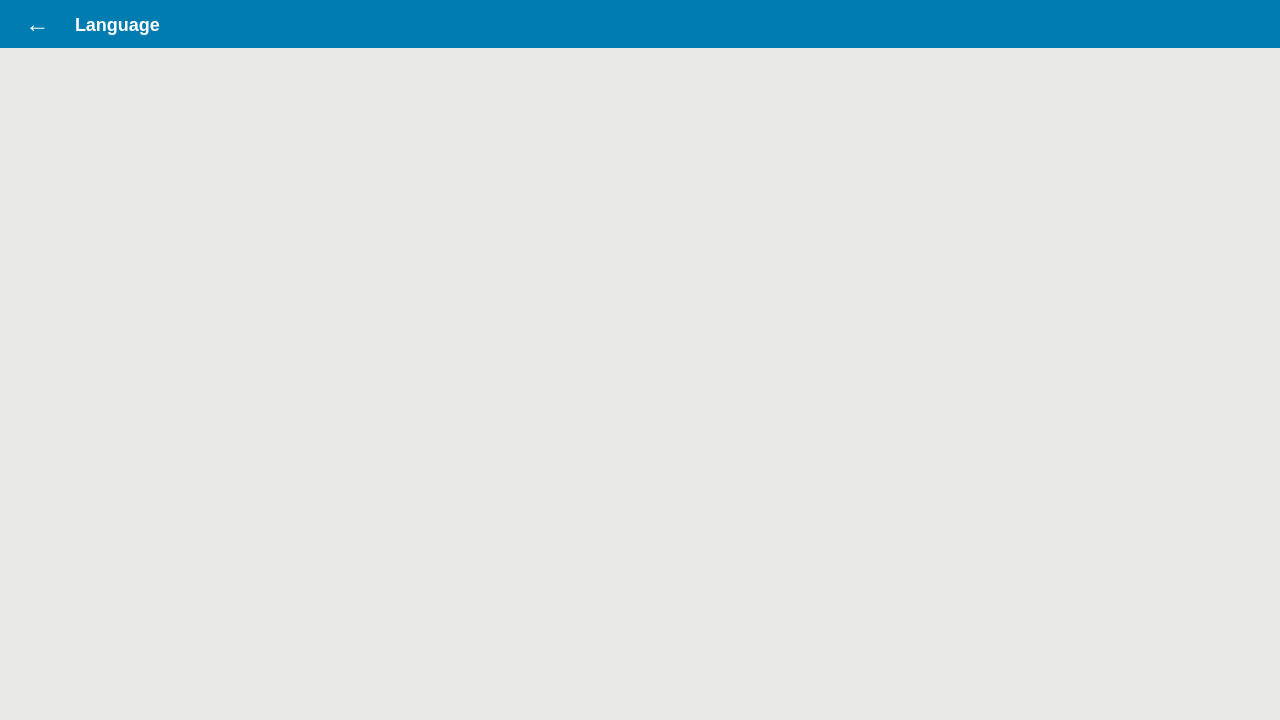
<?xml version="1.0" encoding="UTF-8"?>
<ui version="4.0">
 <class>LanguagesPage</class>
 <widget class="QWidget" name="languagesPage">
  <property name="geometry">
   <rect>
    <x>0</x>
    <y>0</y>
    <width>1280</width>
    <height>720</height>
   </rect>
  </property>
  <property name="styleSheet">
   <string notr="true">background-color: rgb(233,233,231);</string>
  </property>
  <layout class="QVBoxLayout" name="mainLayout">
   <property name="spacing">
    <number>0</number>
   </property>
   <property name="leftMargin">
    <number>0</number>
   </property>
   <property name="topMargin">
    <number>0</number>
   </property>
   <property name="rightMargin">
    <number>0</number>
   </property>
   <property name="bottomMargin">
    <number>0</number>
   </property>
   <!-- 头部区域 -->
   <item>
    <widget class="QWidget" name="headerWidget">
     <property name="minimumSize">
      <size>
       <width>0</width>
       <height>48</height>
      </size>
     </property>
     <property name="maximumSize">
      <size>
       <width>16777215</width>
       <height>48</height>
      </size>
     </property>
     <property name="styleSheet">
      <string notr="true">background-color: #007CB0;</string>
     </property>
     <layout class="QHBoxLayout" name="headerLayout">
      <property name="spacing">
       <number>12</number>
      </property>
      <property name="leftMargin">
       <number>12</number>
      </property>
      <property name="topMargin">
       <number>0</number>
      </property>
      <property name="rightMargin">
       <number>12</number>
      </property>
      <property name="bottomMargin">
       <number>0</number>
      </property>
      <!-- 返回箭头 -->
      <item>
       <widget class="QLabel" name="backLabel">
        <property name="text">
         <string>  ←  </string>
        </property>
        <property name="styleSheet">
         <string notr="true">color: white; font-size: 24px;</string>
        </property>
       </widget>
      </item>
      <!-- 标题 -->
      <item>
       <widget class="QLabel" name="titleLabel">
        <property name="text">
         <string>Language</string>
        </property>
        <property name="styleSheet">
         <string notr="true">color: white; font-size: 18px; font-weight: bold;</string>
        </property>
       </widget>
      </item>
      <!-- 右侧拉伸 -->
      <item>
       <spacer name="headerSpacer">
        <property name="orientation">
         <enum>Qt::Horizontal</enum>
        </property>
        <property name="sizeHint" stdset="0">
         <size>
          <width>40</width>
          <height>20</height>
         </size>
        </property>
       </spacer>
      </item>
     </layout>
    </widget>
   </item>
   <!-- 列表区域 -->
   <item>
    <widget class="QListWidget" name="languageList">
     <property name="styleSheet">
      <string notr="true">
       QListWidget {
        padding: 10px;
        border: none;
        background-color: rgb(233,233,231);
       }
       QListWidget::item {
        padding: 0px;
        border: none;
       }
      </string>
     </property>
     <property name="horizontalScrollBarPolicy">
      <enum>Qt::ScrollBarAlwaysOff</enum>
     </property>
     <property name="verticalScrollBarPolicy">
      <enum>Qt::ScrollBarAlwaysOff</enum>
     </property>
    </widget>
   </item>
  </layout>
 </widget>
 <resources/>
 <connections/>
</ui>
